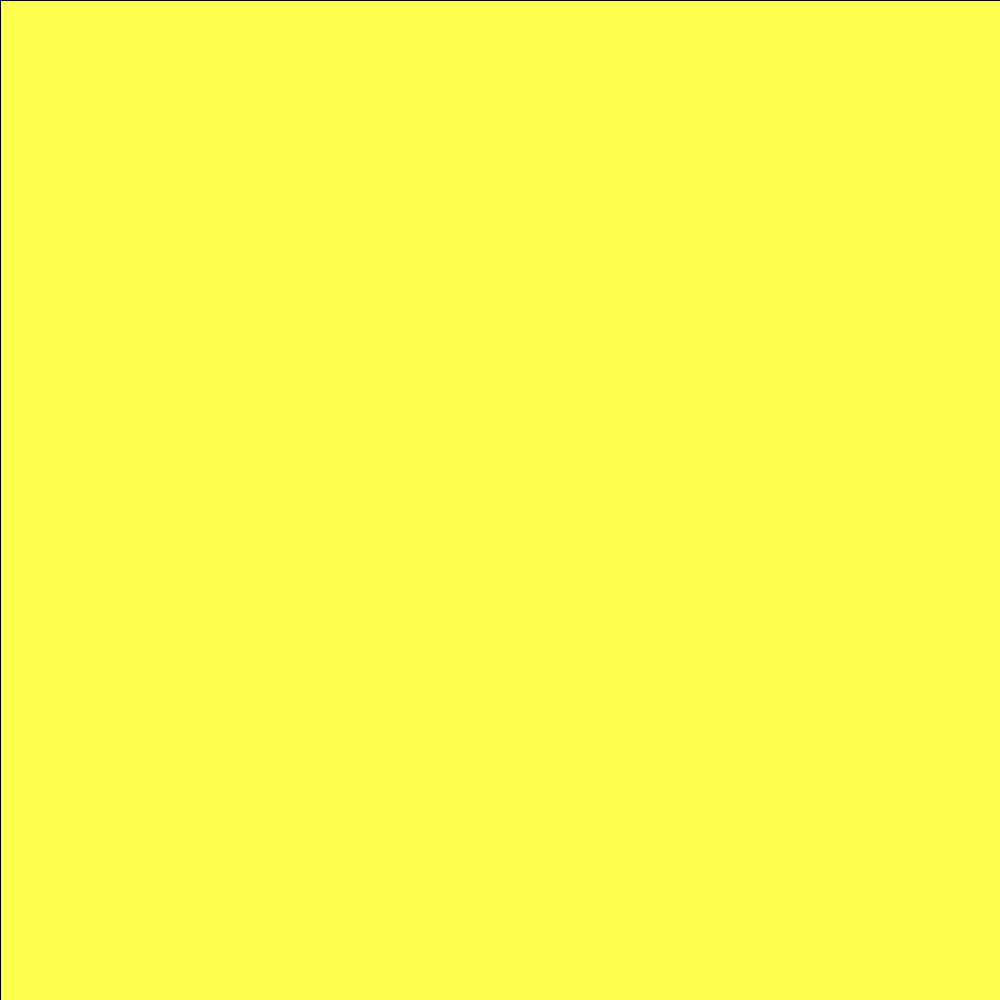
Frame 1 (no input)
Frame 60 (the mouse pressed at the canvas centre just before this capture): identical to frame 1, image omitted
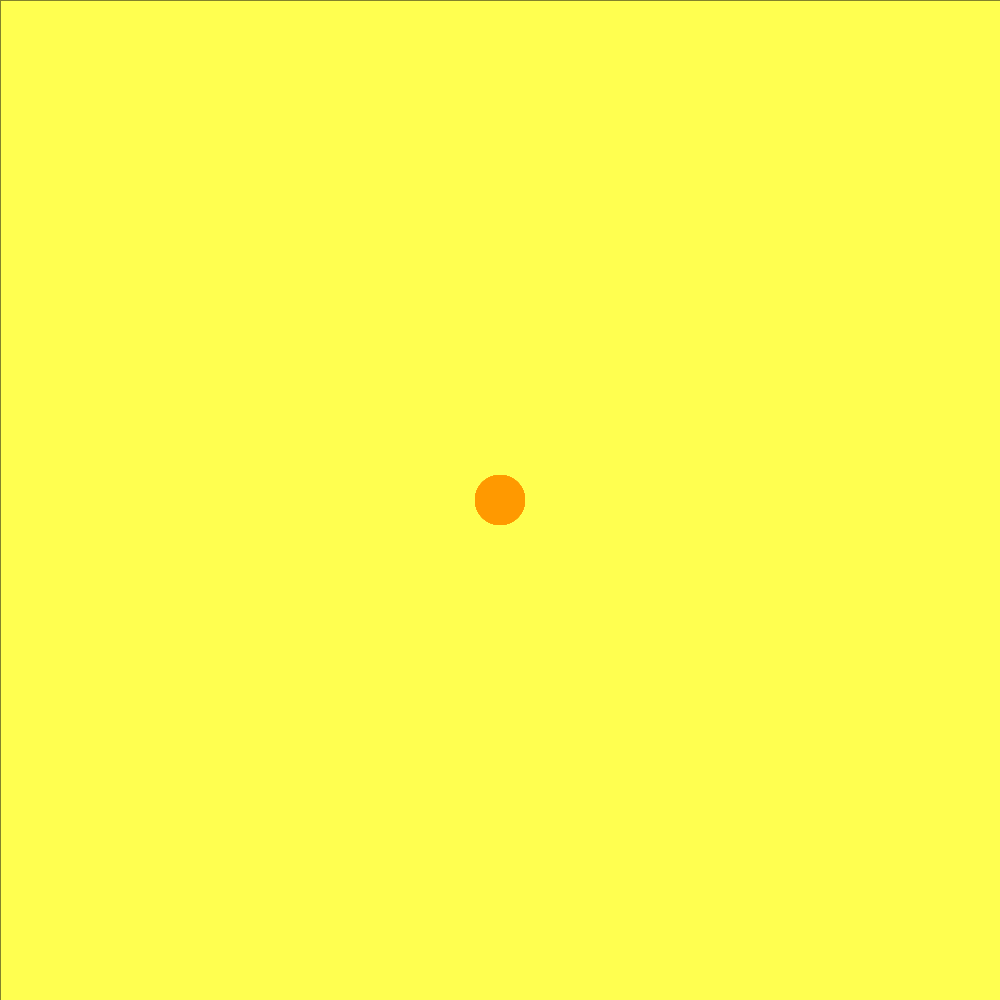
Frame 120 (the mouse held since frame 60 and released just before this capture)

The Processing sketch that drew these frames (run headless with seeded random() and noise(); from frame 60 on, the mouse is pressed at the canvas centre):

// Processing sketch: week2_drawing
// ── week2_drawing.pde
//boolean to detect mousePressed
//if boolean true, draw ellipse where mousePosition
//change size of ellipse using arrow keys

int size;
int x, y;

void setup(){
  size(1000,1000);
  size = 50;
  background(#FFFF50);
}

void draw(){
  
  fill(#FFFF50,3);
  rect(0,0,width,height);
  x = mouseX;
  y = mouseY; 
  
  //if(mouseX>0 && mouseX<width/2 && mouseY>0 && mouseY<width/2){
    if (mousePressed){
      noStroke();
      fill(#FF9900);
      ellipse(x, y, size, size);
    }
  //}
}

void keyPressed(){
  if(key == CODED){
    if(keyCode == UP){
      size ++ ;
      //size ++  size += 1 size = size+1
    }
    if(keyCode == DOWN){
      size -- ;
    }
  }
}
      
  
//void mousePressed(){
//  ellipse(x, y, size, size);
//}
